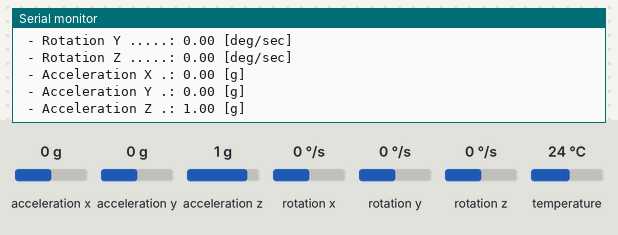
A sketch run on a simulated ESP8266 (NodeMCU). On the bench: the last lines printed to the serial monitor. The test bench sets the inputs (shaded band); at power-on: acceleration x 0 g, acceleration y 0 g, acceleration z 1 g, rotation x 0 °/s, rotation y 0 °/s, rotation z 0 °/s, temperature 24 °C.

Above: at 1.3 s.
1.4 s: acceleration x set to -1.4 g
At 2.0 s:
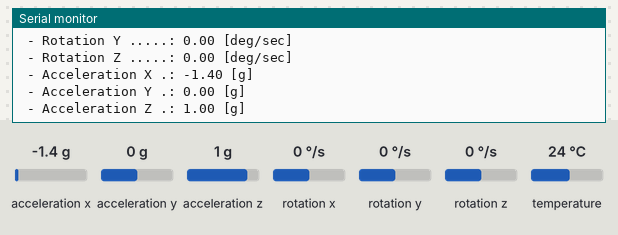
2.9 s: acceleration y set to -1.4 g
At 3.5 s:
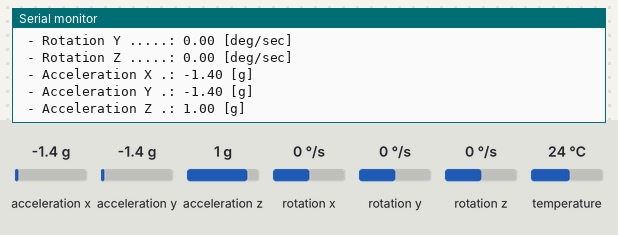
4.4 s: acceleration z set to -1.4 g
At 5.1 s:
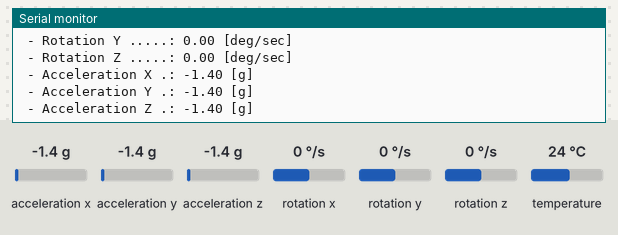

The sketch:

Cienti_MPU.ino
```cpp
/* Include required headers and/or libraries */
#include <Wire.h>
#include <I2Cdev.h>
#include <MPU6050.h>

#define MPU6050_ADDRESS 0x68

/* Instantiate a MPU6050 object called MPU6050_obj */
MPU6050 accelgyro(MPU6050_ADDRESS);

/* Used to translate from digital to human */
struct meas_range
{
  uint16_t ranges[4];
  uint8_t current;
}
MPU6050_range[2] =
{
  { .ranges = { 250, 500, 1000, 2000 }, .current = 0 },
  { .ranges = { 2, 4, 8, 16 },          .current = 0 },
};
#define RANGE_GYRO  0
#define RANGE_ACCEL 1

/* Get a gyro or accel raw value and convert to human-readable */
float raw_to_human(struct meas_range *range, int16_t raw_val)
{
  /* Uncomment to get details about conversion */
  //printf("Converting 0x%04X\n"
  //       " - %s range, current %u, value %u\n"
  //       " - Converted value %2.2f\n",
  //       raw_val,
  //       (range == &MPU6050_range[0])?" Gyro":"Accel",
  //       range->current, range->ranges[range->current],
  //       (((float)raw_val * range->ranges[range->current]) / 0x7FFF)
  //       );
  return (((float)raw_val * range->ranges[range->current]) / 0x7FFF);
}

/* Convert a temperature value, method differs from gyro/accel */
float temp_to_human(int16_t raw_val)
{
  return (((float)raw_val / 340) + 36.53);
}

/*
 * Single-pass function to configure the app
 */
void setup()
{
  /* Start serial for output */
  Serial.begin(115200);

  /* Join I2C bus and set it to 400 kHz */
  Wire.begin(0,2);
  Wire.setClock(400000);

  /* Initialize the sensor */
  accelgyro.initialize();

  /* Check communication before continue */
  if (accelgyro.testConnection() == false)
  {
    Serial.printf("The sensor did not respond. Please check wiring.\n");

    /* Stop here (WDT will reset at some point) */
    while(1);
  }

  /* By default, the library uses the following settings:
   * - setFullScaleGyroRange(MPU6050_GYRO_FS_250)
   * - setFullScaleAccelRange(MPU6050_ACCEL_FS_2)
   */

  /* Configure Gyroscope range, choose from:
   * - MPU6050_GYRO_FS_250 ..: +/-250 deg/sec
   * - MPU6050_GYRO_FS_500 ..: +/-500 deg/sec
   * - MPU6050_GYRO_FS_1000 .: +/-1000 deg/sec
   * - MPU6050_GYRO_FS_2000 .: +/-2000 deg/sec
   *
   * Uncomment the following two lines to set a different value
   */
  //MPU6050_range[RANGE_GYRO].current = MPU6050_GYRO_FS_2000;
  //accelgyro.setFullScaleGyroRange(MPU6050_range[RANGE_GYRO].current);

  /* Configure Accelerometer range, choose from:
   * - MPU6050_ACCEL_FS_2 ...: +/-2g
   * - MPU6050_ACCEL_FS_4 ...: +/-4g
   * - MPU6050_ACCEL_FS_8 ...: +/-8g
   * - MPU6050_ACCEL_FS_16 ..: +/-16g
   *
   * Uncomment the following two lines to set a different value
   */
  //MPU6050_range[RANGE_ACCEL].current = MPU6050_ACCEL_FS_16;
  //accelgyro.setFullScaleAccelRange(MPU6050_range[RANGE_ACCEL].current);
}

/*
 * Recurrent task, called forever
 */
void loop()
{
  /* Welcome message! Useful as a control point */
  Serial.printf("Ahoy! ESP8266 here!\n---\n");

  /* Read and print sensor data */
  Serial.printf(" - Temperature ....: %2.2f [degC]\n",
                temp_to_human(accelgyro.getTemperature()));
  Serial.printf(" - Rotation X .....: %2.2f [deg/sec]\n",
                raw_to_human(&MPU6050_range[RANGE_GYRO],
                             accelgyro.getRotationX()));
  Serial.printf(" - Rotation Y .....: %2.2f [deg/sec]\n",
                raw_to_human(&MPU6050_range[RANGE_GYRO],
                             accelgyro.getRotationY()));
  Serial.printf(" - Rotation Z .....: %2.2f [deg/sec]\n",
                raw_to_human(&MPU6050_range[RANGE_GYRO],
                             accelgyro.getRotationZ()));
  Serial.printf(" - Acceleration X .: %2.2f [g]\n",
                raw_to_human(&MPU6050_range[RANGE_ACCEL],
                             accelgyro.getAccelerationX()));
  Serial.printf(" - Acceleration Y .: %2.2f [g]\n",
                raw_to_human(&MPU6050_range[RANGE_ACCEL],
                             accelgyro.getAccelerationY()));
  Serial.printf(" - Acceleration Z .: %2.2f [g]\n",
                raw_to_human(&MPU6050_range[RANGE_ACCEL],
                             accelgyro.getAccelerationZ()));

  /* Ensure not to flood with a huge amount of fast data */
  delay(500);
}
```

Measured:
- after the input at 1.4 s, the serial monitor: prints a new line after 0.16 s (image 1)
- after the input at 2.9 s, the serial monitor: prints a new line after 0.21 s (image 2)
- after the input at 4.4 s, the serial monitor: prints a new line after 0.26 s (image 3)
